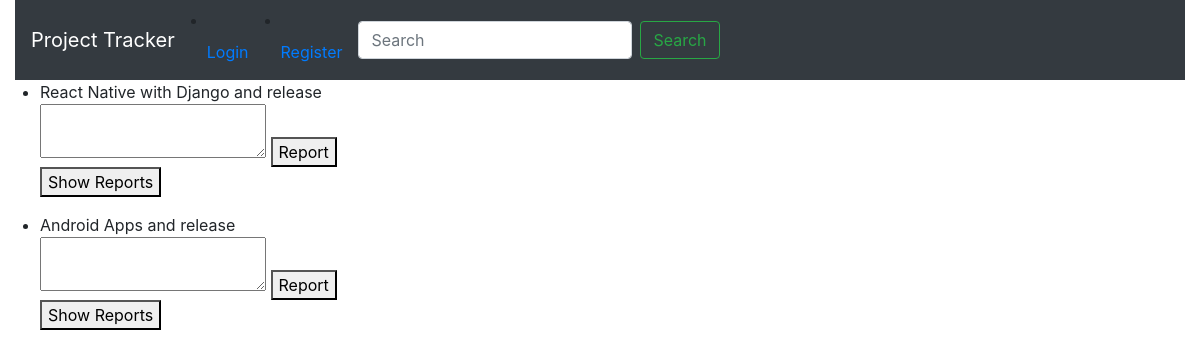
Screenshot of /report with the database file from the repository.
### Pmanage/models.py (models this page shows)
class Project(models.Model):
    Project_name=models.CharField(max_length=64)
    team=models.IntegerField()
    complete_percentage=models.IntegerField()
    createdate=datetime.datetime.now()
    max_day=models.IntegerField()
    status=models.CharField(max_length=64,default="unrelease")

### Pmanage/views.py (the view)
# urls.py: ,path('report',views.report,name="Report"),
def report(request):
    projec=Project.objects.filter(status="release")
    return render(request, "Pmanage/Report.html",{"projs":projec})

### Pmanage/templates/Pmanage/Report.html (shortened to what this page needs)
{% extends 'Pmanage/layout.html' %}
{% block body %}
{% for project_release in projs %}
<ul>
    <form action="{% url 'reported' project_release.id  %}" method="POST" >
    <li>
      {{project_release.Project_name}} and {{project_release.status}}
    </li>
    <textarea name="Report"></textarea>
    <button >Report</button>
</form>
<button value="{{project_release.id}}" id="shows">Show Reports</button>
</ul>
{% endfor %}
{% endblock %}

### rows the page displays
Project: Project_name "React Native with Django", status "release", {{ project_release.id }} 7 (drawn)
Project: Project_name "Android Apps", status "release", {{ project_release.id }} 8 (drawn)
